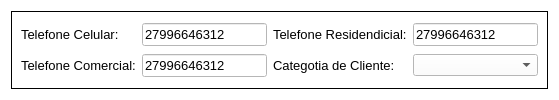
               <widget class="QFrame" name="frame_36">
                <property name="styleSheet">
                 <string notr="true">background-color: rgb(255, 255, 255);</string>
                </property>
                <property name="frameShape">
                 <enum>QFrame::NoFrame</enum>
                </property>
                <property name="frameShadow">
                 <enum>QFrame::Plain</enum>
                </property>
                <layout class="QGridLayout" name="gridLayout_28">
                 <item row="0" column="0">
                  <widget class="QFrame" name="frame_53">
                   <property name="frameShape">
                    <enum>QFrame::Box</enum>
                   </property>
                   <property name="frameShadow">
                    <enum>QFrame::Plain</enum>
                   </property>
                   <layout class="QGridLayout" name="gridLayout_29">
                    <item row="0" column="0">
                     <widget class="QLabel" name="label_71">
                      <property name="font">
                       <font>
                        <family>Arial</family>
                        <pointsize>10</pointsize>
                       </font>
                      </property>
                      <property name="text">
                       <string>Telefone Celular:</string>
                      </property>
                     </widget>
                    </item>
                    <item row="0" column="1">
                     <widget class="QLineEdit" name="telCell">
                      <property name="font">
                       <font>
                        <family>Arial</family>
                        <pointsize>10</pointsize>
                       </font>
                      </property>
                      <property name="styleSheet">
                       <string notr="true">background-color: rgb(255, 255, 255);</string>
                      </property>
                      <property name="text">
                       <string>27996646312</string>
                      </property>
                     </widget>
                    </item>
                    <item row="0" column="2">
                     <widget class="QLabel" name="label_72">
                      <property name="font">
                       <font>
                        <family>Arial</family>
                        <pointsize>10</pointsize>
                       </font>
                      </property>
                      <property name="text">
                       <string>Telefone Residendicial:</string>
                      </property>
                     </widget>
                    </item>
                    <item row="0" column="3">
                     <widget class="QLineEdit" name="telResid">
                      <property name="font">
                       <font>
                        <family>Arial</family>
                        <pointsize>10</pointsize>
                       </font>
                      </property>
                      <property name="styleSheet">
                       <string notr="true">background-color: rgb(255, 255, 255);</string>
                      </property>
                      <property name="text">
                       <string>27996646312</string>
                      </property>
                     </widget>
                    </item>
                    <item row="1" column="0">
                     <widget class="QLabel" name="label_73">
                      <property name="font">
                       <font>
                        <family>Arial</family>
                        <pointsize>10</pointsize>
                       </font>
                      </property>
                      <property name="text">
                       <string>Telefone Comercial:</string>
                      </property>
                     </widget>
                    </item>
                    <item row="1" column="1">
                     <widget class="QLineEdit" name="telCom">
                      <property name="font">
                       <font>
                        <family>Arial</family>
                        <pointsize>10</pointsize>
                       </font>
                      </property>
                      <property name="styleSheet">
                       <string notr="true">background-color: rgb(255, 255, 255);</string>
                      </property>
                      <property name="text">
                       <string>27996646312</string>
                      </property>
                     </widget>
                    </item>
                    <item row="1" column="2">
                     <widget class="QLabel" name="label_74">
                      <property name="font">
                       <font>
                        <family>Arial</family>
                        <pointsize>10</pointsize>
                       </font>
                      </property>
                      <property name="text">
                       <string>Categotia de Cliente:</string>
                      </property>
                     </widget>
                    </item>
                    <item row="1" column="3">
                     <widget class="QComboBox" name="catCliente">
                      <property name="font">
                       <font>
                        <family>Arial</family>
                       </font>
                      </property>
                      <property name="cursor">
                       <cursorShape>PointingHandCursor</cursorShape>
                      </property>
                      <property name="styleSheet">
                       <string notr="true">background-color: rgb(255, 255, 255);
color: rgb(0, 0, 0);</string>
                      </property>
                     </widget>
                    </item>
                   </layout>
                  </widget>
                 </item>
                </layout>
               </widget>
